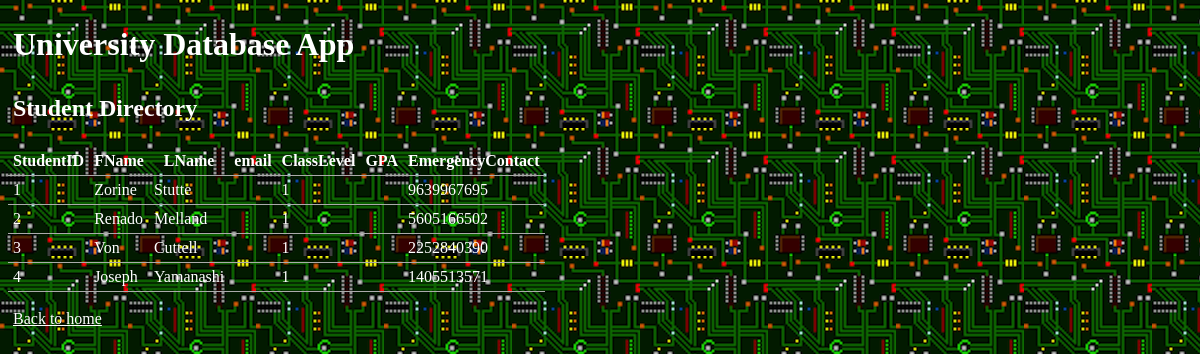
The app's page /displayStudents.php with its own data.
### tables this page shows
CREATE TABLE IF NOT EXISTS `Students` (
  `StudentID` INT NOT NULL AUTO_INCREMENT,
  `FName` VARCHAR(20) NOT NULL,
  `LName` VARCHAR(20) NOT NULL,
  `email` VARCHAR(60) NULL,
  `ClassLevel` INT NOT NULL DEFAULT 1,
  `GPA` DECIMAL(3) NULL,
  `EmergencyContact` VARCHAR(11) NULL,
  PRIMARY KEY (`StudentID`),
  INDEX `StudentLevel_idx` (`ClassLevel` ASC),
  CONSTRAINT `StudentLevel`
    FOREIGN KEY (`ClassLevel`)
    REFERENCES `ClassLevels` (`LevelID`)
    ON DELETE NO ACTION
    ON UPDATE NO ACTION);

### displayStudents.php (the view, shortened to what this page needs)
<?php require "boilerplates/header.php"; ?>
<h2>Student Directory</h2>
<?php
    require "config.php";
    $conn = new mysqli($host, $username, $password, $dbname, $port)
        or die ('Could not connect to the database server' . mysqli_connect_error());
    $results = $conn->query("SELECT * from Students");
?>
<table>
    <tr>
    <?php
        while($field=$results->fetch_field()) {
            echo "<th>";
            echo "$field->name";
            echo "</th>";
        }
        echo "</tr>";
        if ($results) {
            while($row=$results->fetch_row()) {
                echo "<tr>";
                for($i=0; $i < $results->field_count;$i++) {
                    echo "<td> $row[$i] </td>";
                }
                echo "</tr>\n";
            }
        }
    ?>
</table>
<?php require "boilerplates/footer.php"; ?>

### css/style.css (style rules this page uses)
table { border-collapse: collapse; border-spacing: 0; border: 1; }
td, th { padding: 5px; border-bottom: 1px solid #aaa; }
body { background-image: url("../img/background.png"); background-repeat: repeat-y repeat-x; }
a, h1, h2, h3, form, label, li, tr, th { color: white; padding: 5px; }

### records on screen
students: StudentID "1", FName "Zorine", LName "Stutte", ClassLevel "1", EmergencyContact "9639967695"
students: StudentID "2", FName "Renado", LName "Melland", ClassLevel "1", EmergencyContact "5605166502"
students: StudentID "3", FName "Von", LName "Cuttell", ClassLevel "1", EmergencyContact "2252840390"
students: StudentID "4", FName "Joseph", LName "Yamanashi", ClassLevel "1", EmergencyContact "1405513571"

### other values on screen
$field->name "StudentID"
$field->name "FName"
$field->name "LName"
$field->name "email"
$field->name "ClassLevel"
$field->name "GPA"
$field->name "EmergencyContact"
